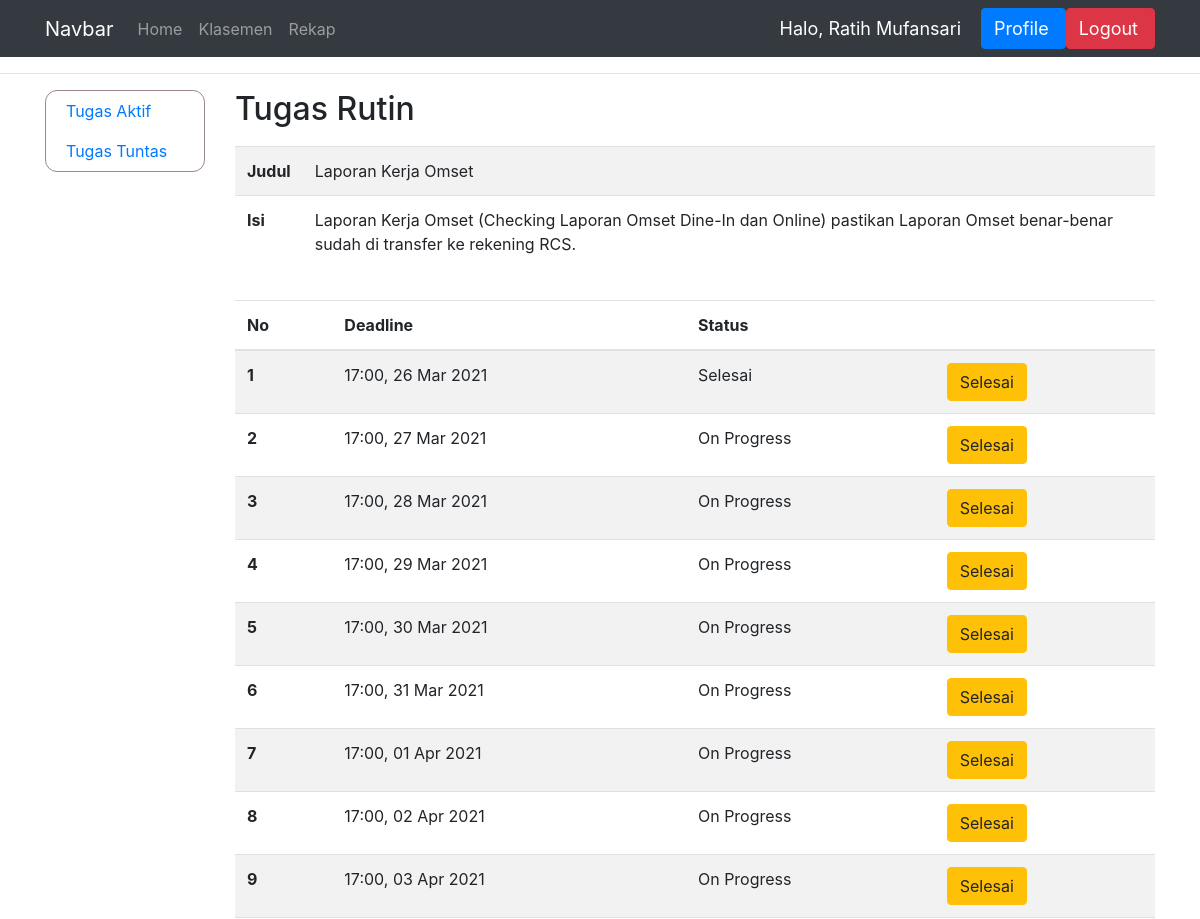
Before: /daftar_tugas_rutin/56 (signed in, upper part) with the older database file.
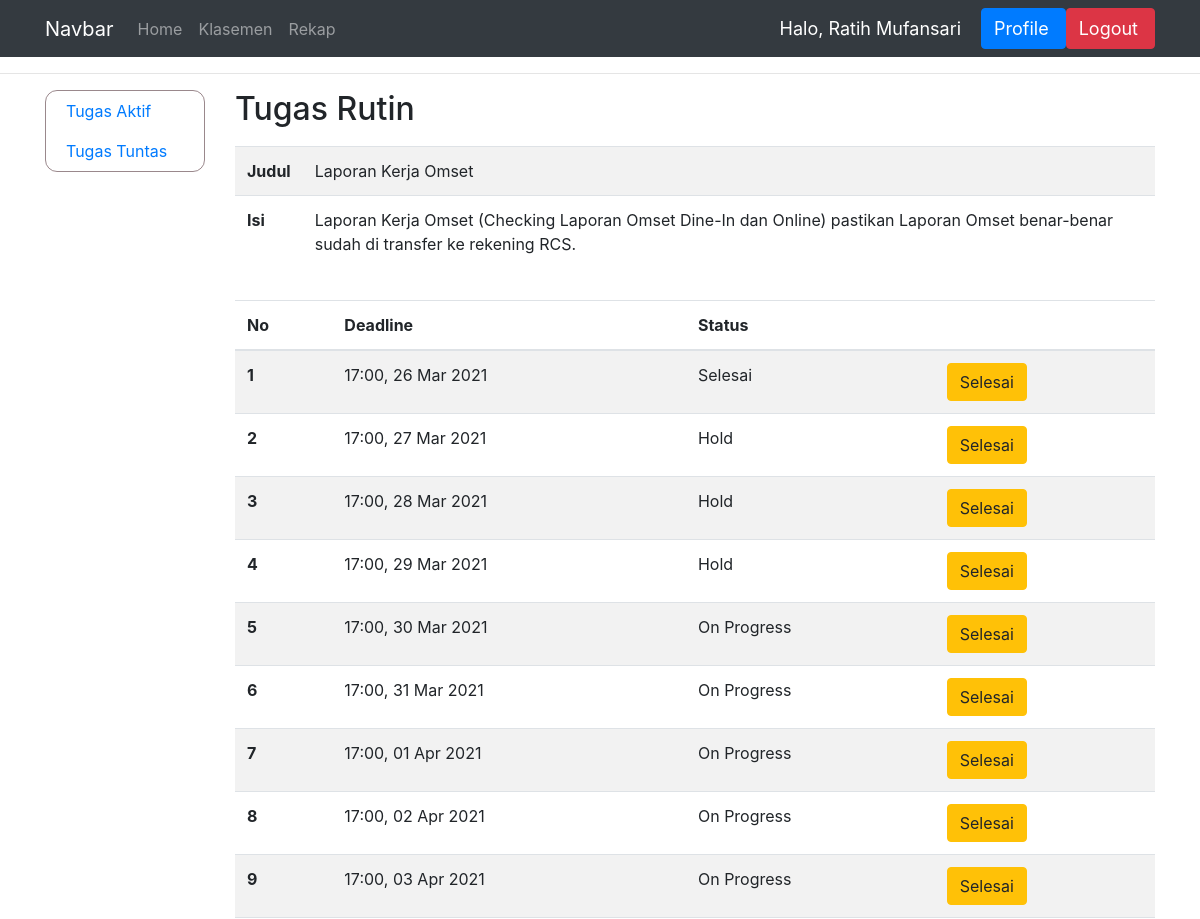
After: the same page with the newer database file.
### dashboard/models.py (models this page shows)
class IsiTugasRutin(models.Model):
    STATUS = (
        ('Tuntas', 'Tuntas'),
        ('Hold', 'Hold'),
        ('On Progress', 'On Progress'),
        ('Selesai', 'Selesai'),
        ('Deadline', 'Deadline'),
    )
    tugas_rutin = models.ForeignKey(TugasRutin, on_delete=models.CASCADE)
    deadline = models.DateTimeField('Deadline')
    status = models.CharField(max_length=15, choices=STATUS)
    bukti = models.CharField(max_length=100, null=True)
    penilaian = models.IntegerField(null=True)
    komentar = models.CharField(max_length=1000)
    link_bukti = models.CharField(max_length=1000, null=True, default='#')
    selesai_pada = models.DateTimeField('Selesai pada', null=True)
    ketuntasan = models.BooleanField(null=True, default=False)
    judul = models.CharField(max_length=150, null=True)
    isi = models.CharField(max_length=1000, null=True)

### dashboard/views.py (the view)
# urls.py: path('daftar_tugas_rutin/<int:id_tugas>', views.daftar_tugas_rutin, name='daftar_tugas_rutin'),
@login_required(login_url='login')
def daftar_tugas_rutin(request, id_tugas):
    nama = request.user.first_name
    t = TugasRutin.objects.get(pk=id_tugas)
    tr = IsiTugasRutin.objects.filter(tugas_rutin=t).order_by('deadline')
    manager = request.user.groups.filter(name='Manager').exists()
    context = {'nama' : nama, 'judul' : t.judul, 'isi' : t.isi, 'tugas_rutin' : tr}
    if not request.user.groups.filter(name='Eksekutif').exists() or request.user.last_name == 'Human Resource':
        context['data_kar'] = True
    if manager:
        context['sidebar_manager'] = True
    return render(request, 'eksekutif/daftar_tugas_rutin.html', context)

### templates/eksekutif/daftar_tugas_rutin.html (shortened to what this page needs)
{% extends 'main.html' %}
{% block content %}
<hr>
<div class="container">
    <div class="row">
      {% if sidebar_manager %}
        {% include 'manager/sidebar.html' %}
      {% else %}
        {% include 'eksekutif/sidebar.html' %}
      {% endif %}
        <div class="col">
            <h2 class="padding-proyek">Tugas Rutin</h2>
            <table class="table table-striped">
              <tbody>
                <tr>
                  <th scope="row">Judul</th>
                  <td>{{judul}}</td>
                </tr>
                <tr>
                  <th scope="row">Isi</th>
                  <td>{{isi|linebreaks}}</td>
                </tr>
              </tbody>
            </table>
              <table class="table table-striped">
                <thead>
                  <tr>
                    <th scope="col">No</th>
                    <th scope="col">Deadline</th>
                    <th scope="col">Status</th>
                    <th></th>
                  </tr>
                </thead>
                <tbody>
                    {% for isi in tugas_rutin %}
                  <tr>
                    <th scope="row">{{forloop.counter}}</th>
                    <td>{{isi.deadline|time:"H:i"}}, {{isi.deadline|date:"d M Y"}}</td>
                    <td>{{isi.status}}</td>
                    {% if isi.status != "Tuntas" %}
                    <td><a class="btn btn-warning" href="{% url 'upload_dokumentasi_tr' isi.id %}" role="button">Selesai</a></td>
                    {% else %}
                    <td></td>
                    {% endif %}
                  </tr>
                    {% endfor %}
                </tbody>
              </table>
              <br><br><br><br><br><br><br><br>
        </div>
    </div>
</div>
{% endblock %}

Changed rows visible on the page:
changed IsiTugasRutin "27 Mar 2021": status "On Progress" → "Hold"
changed IsiTugasRutin "28 Mar 2021": status "On Progress" → "Hold"
changed IsiTugasRutin "29 Mar 2021": status "On Progress" → "Hold"
